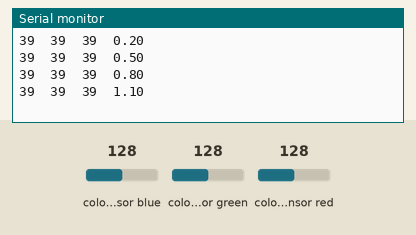
The sketch below on a simulated Arduino Uno, built with avr-gcc and run on an emulated ATmega328P. Shown: the last lines printed to the serial monitor. Wiring (inferred from the names in the program): TCS3200 colour sensor: output pin 8; S2 pin 6; S3 pin 7; S0 pin 4; S1 pin 5. The test bench sets the inputs (shaded band); at power-on: colour sensor blue 128, colour sensor green 128, colour sensor red 128.

Above: at 1.2 s.
1.3 s: colour sensor blue set to 5
At 1.41 s:
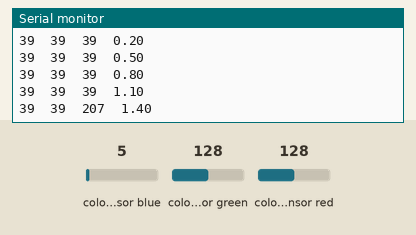
4.3 s: colour sensor green set to 5
At 4.42 s:
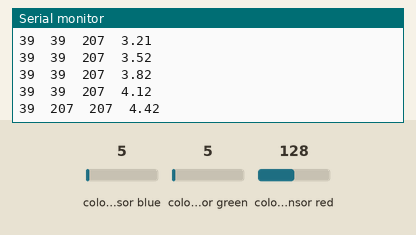
5.8 s: colour sensor red set to 5
At 5.93 s:
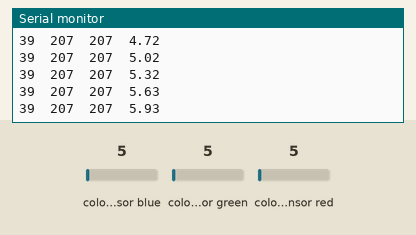
Timing chart, 0 to 8.8 s (numbered marks = the images above; inputs shaded):
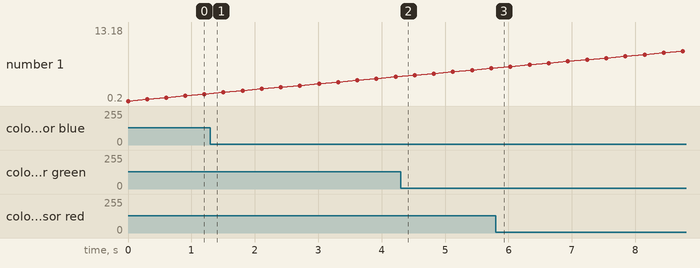

Measured:
- plotted number 1: 1.4 → 4.42 after the input at 1.3 s, 4.42 → 5.93 after the input at 4.3 s, 5.93 → 13.18 after the input at 5.8 s

The sketch:

colour_sensor.ino
```cpp
/*
// TCS230 color recognition sensor
// Sensor connection pins to Arduino are shown in comments

Color Sensor      Arduino
-----------      --------
 VCC               5V
 GND               GND
 s0                4
 s1                5
 s2                6
 s3                7
 OUT               8
 OE                GND
*/

#define S0 4
#define S1 5
#define S2 6
#define S3 7
#define sensorOut 8

int red = 0;
int blue = 0;
int green = 0;
int total = 0;

void setup() {
  pinMode(S0, OUTPUT);
  pinMode(S1, OUTPUT);
  pinMode(S2, OUTPUT);
  pinMode(S3, OUTPUT);
  pinMode(sensorOut, INPUT);

  // Setting frequency-scaling to 20%
  digitalWrite(S0,HIGH);
  digitalWrite(S1,LOW);

  Serial.begin(9600);
}
void loop() {
  // Setting red filtered photodiodes to be read
  digitalWrite(S2,LOW);
  digitalWrite(S3,LOW);
  // Reading the output frequency
  red = pulseIn(sensorOut, LOW);
  // red = map(red, 230, 640, 255, 0);
  // Printing the value on the serial monitor
//  Serial.print("R= ");//printing name
  Serial.print(red);//printing RED color frequency
  Serial.print("\t");
  delay(100);

  // Setting green filtered photodiodes to be read
  digitalWrite(S2,HIGH);
  digitalWrite(S3,HIGH);
  // Reading the output frequency
  green = pulseIn(sensorOut, LOW);
  // green = map(green, 430, 1090, 255, 0);
  // Printing the value on the serial monitor
//  Serial.print("G= ");//printing name
  Serial.print(green);//printing RED color frequency
  Serial.print("\t");
  delay(100);

  // Setting Blue filtered photodiodes to be read
  digitalWrite(S2,LOW);
  digitalWrite(S3,HIGH);
  // Reading the output frequency
  blue = pulseIn(sensorOut, LOW);
  // blue = map(blue, 200, 1132, 255, 0);
  // Printing the value on the serial monitor
//  Serial.print("B= ");//printing name
  Serial.print(blue);//printing RED color frequency
  Serial.print("\t");

  Serial.println(millis()/1000.0);

  /*
  total = red + blue + green;
  if(total > 150 && double(red+green)/total >= 0.70 && double(green) / total > 0.38) {
    Serial.print("Detect Yellow House");
  }
  else if(total > 150 && double(red+blue)/total >= 0.75 && double(blue) / total > 0.40){
    Serial.print("Detect Red House");
  }
  else {
    Serial.print("Nothing read");
  }
  Serial.println("  ");*/

  delay(100);
}
```
